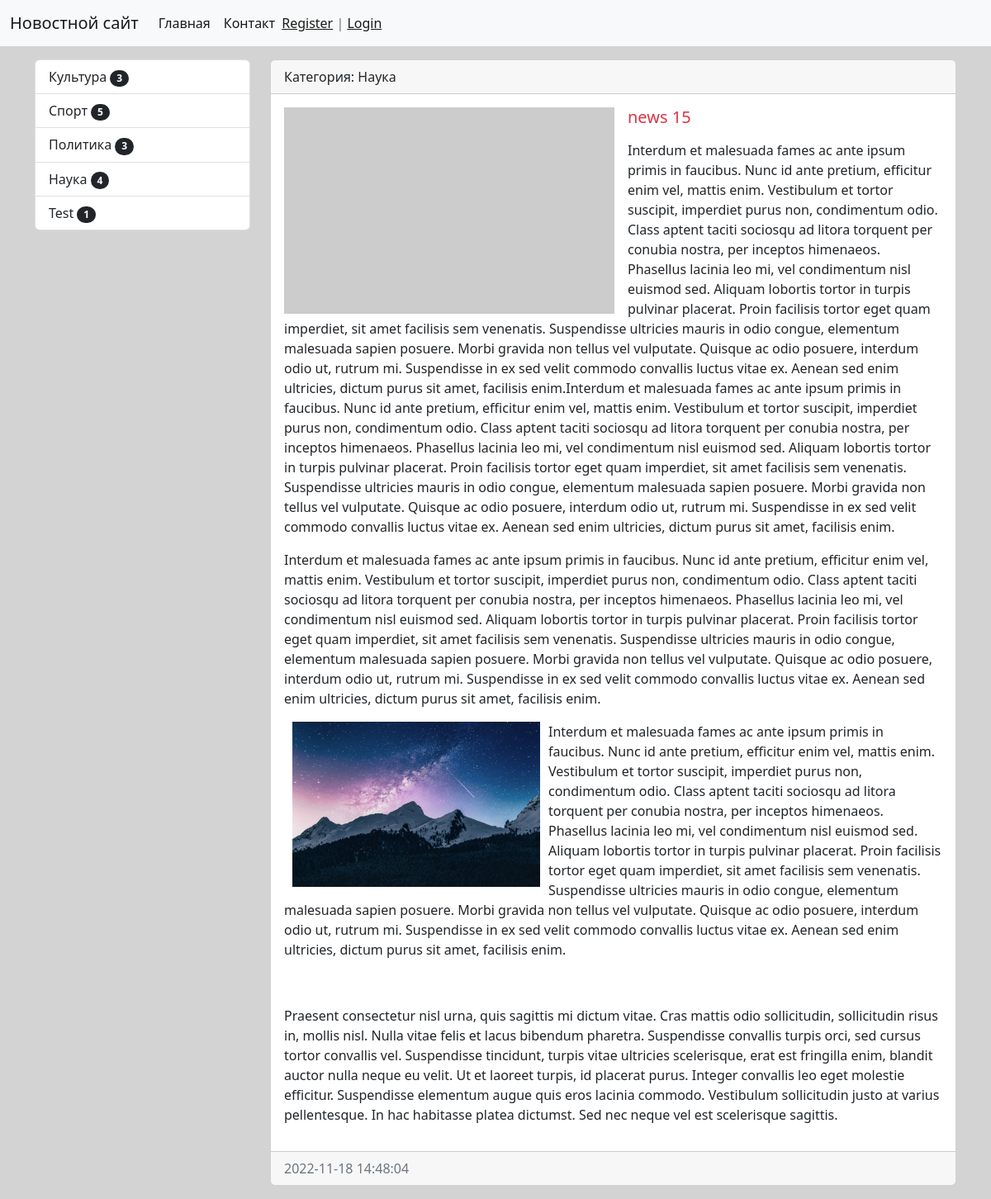
Page /news/17/ on the committed database.
### news/models.py (models this page shows, shortened)
class Category(models.Model):
    title = models.CharField(max_length=150, db_index=True, verbose_name='Наименование категории')
    def get_absolute_url(self):
        return reverse('category', kwargs= {'category_id': self.pk})
    def __str__(self):
        return self.title
    class Meta:
        verbose_name = 'Категория'
        verbose_name_plural = 'Категории'
        ordering = ['title']

class News(models.Model):
    title = models.CharField(max_length=255, verbose_name='Наименование')
    content = models.TextField(blank=True, verbose_name='Контент')
    created_at = models.DateTimeField(auto_now_add=True, verbose_name='Дата публикации')
    updated_at = models.DateTimeField(auto_now=True, verbose_name='Обновлено')
    photo = models.ImageField(upload_to='photos/%Y/%m/%d/', verbose_name='Фото', blank=True)
    is_published = models.BooleanField(default=True, verbose_name='Опубликовано')
    category = models.ForeignKey('Category', on_delete=models.PROTECT, verbose_name='Категория', blank=True)
    views = models.IntegerField(default=0)
    class Meta:
        verbose_name = 'Новость'
        verbose_name_plural = 'Новости'
        ordering = ['-created_at', 'title']

### news/views.py (the view)
# urls.py: path('news/<int:pk>/', ViewNews.as_view(), name='view_news'),
class ViewNews(DetailView):
    model = News
    context_object_name = 'news_item'

### news/templatetags/news_tags.py (called while the page is built)
@register.inclusion_tag('news/list_categories.html')
def show_categories():
    categories = cache.get('categories')
    if not categories:
        categories = Category.objects.annotate(cnt=Count('news', filter=F('news__is_published'))).filter(cnt__gt=0)
        cache.set('categories', categories, 30)
    else:
        pass
    return {'categories': categories}

### news/templates/news/news_detail.html (shortened to what this page needs)
{% extends "base.html" %}
{% block sidebar %}
{% include 'inc/_sidebar.html' %}
{% endblock  %}
{% block content %}
    <div class="card mb-3">
        <div class="card-header">
        Категория: {{ news_item.category }}
        </div>
        <div class="card-body">
            <div class="media">
                {% if news_item.photo %}
                    {% if news_item.id == 7 %}
                        <img src="{{ news_item.photo.url }}" height=400px  class="me-3 float-start">
                    {% else %}
                            <img src="{{ news_item.photo.url }}" height=250px width=400 class="me-3 float-start">
                    {% endif %}
                {% else %}
                    <img src="https://picsum.photos/400/250" class="me-3 float-start">
                {% endif %}
                <div class="media-body">
                    <h5 class="card-title {% cycle 'text-danger' 'text-success' %} "> {{ news_item.title }} </h5>
                    <p class="card-text"> {{ news_item.content|linebreaks }} </p>
                </div>
            </div>
        </div>
        <div class="card-footer text-muted">
                {{ news_item.created_at|date:"Y-m-d H:i:s" }}
        </div>
    </div>
{% endblock  %}

### news/templates/news/list_categories.html
<div class="list-group">
    {% for item in categories %}
    <a href="{{ item.get_absolute_url }}" class="list-group-item list-group-item-action"> {{ item.title }}
        <span class="badge bg-dark rounded-pill mx-auto "> {{ item.cnt }} </span>
    </a>
    {% endfor %}
</div>

### testsite/static/css/style.css (style rules this page uses)
body { background-color: rgba(53, 52, 52, 0.216); }

### rows in the picture
Category: title "Культура", cnt "3"
Category: title "Спорт", cnt "5"
Category: title "Политика", cnt "3"
Category: title "Наука", cnt "4"
Category: title "Test", cnt "1"
News: category "Наука", title "news 15", content "Interdum et malesuada fames ac ante ipsum primis in faucibus. Nunc id ante pretium, efficitur enim vel, mattis enim. Vestibulum et tortor suscipit, imperdiet purus non, condimentum odio. Class aptent taciti sociosqu ad litora torquent per conubia nostra, per inceptos himenaeos. Phasellus lacinia leo mi, vel condimentum nisl euismod sed. Aliquam lobortis tortor in turpis pulvinar placerat. Proin facilisis tortor eget quam imperdiet, sit amet facilisis sem venenatis. Suspendisse ultricies mauris in odio congue, elementum malesuada sapien posuere. Morbi gravida non tellus vel vulputate. Quisque ac odio posuere, interdum odio ut, rutrum mi. Suspendisse in ex sed velit commodo convallis luctus…", content (picture), created_at "2022-11-18 14:48:04"
